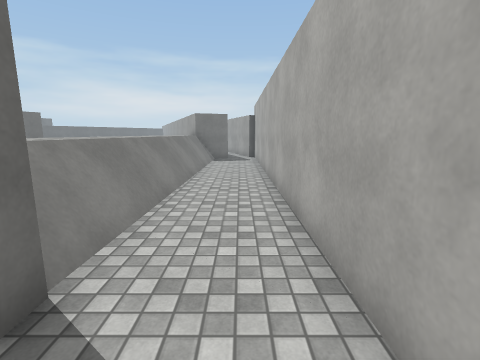
View 1 (above)

20 first-person views from a walk through a Unity game level. The camera is 1.5 m above the floor, tilts 10° down and sees 85° across. The floor is counted in squares, 1 m on a side. Each view is taken from the middle of a square. On the plan, view 1 faces up. The plan holds only what a view shows up to about 14 squares ahead; the rest is blank. The place goes on beyond the plan. The player character is not drawn. Surface patterns are stand-ins for the level's own textures.

View 2
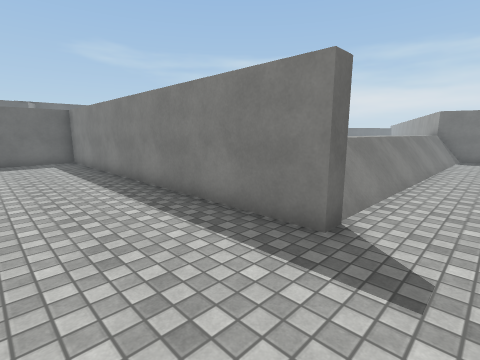

View 3
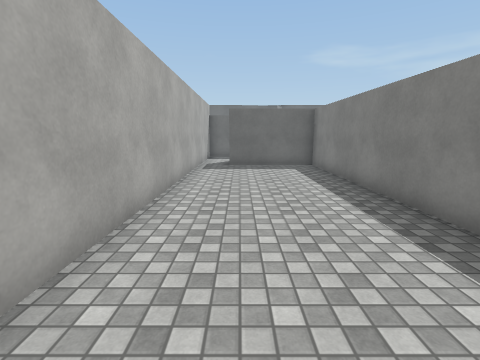

View 4
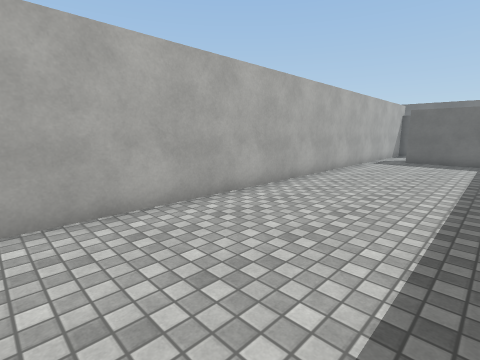

View 5
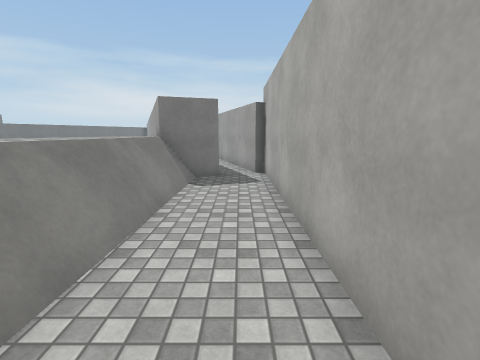

View 6
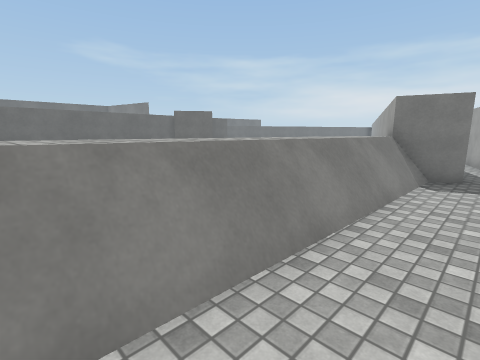

View 7
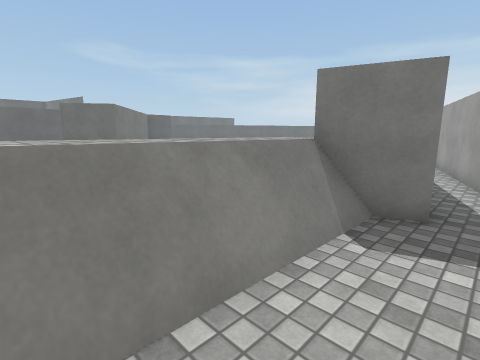

View 8
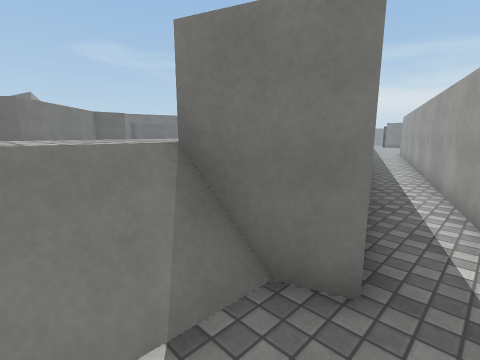

View 9
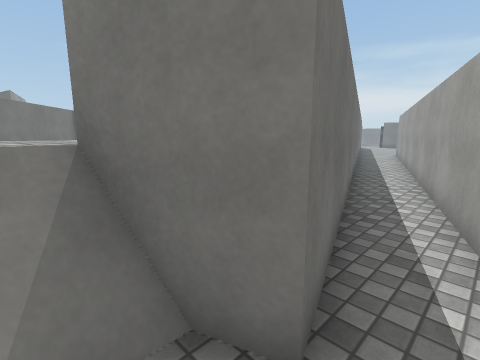

View 10
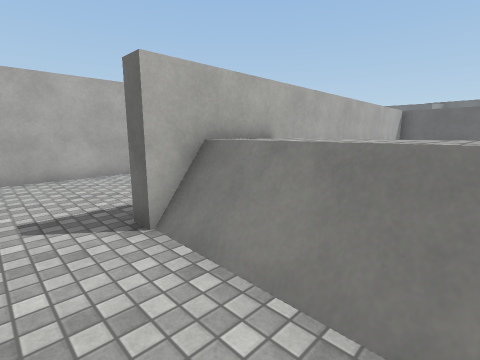

View 11
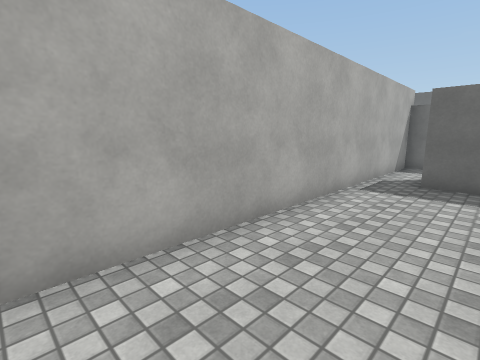

View 12
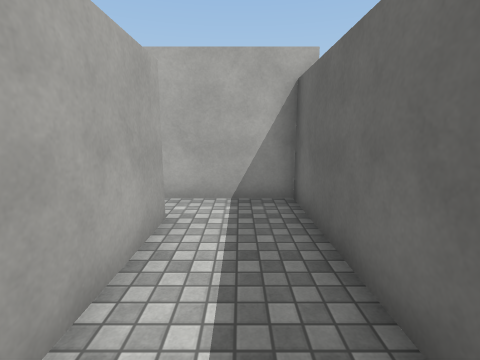

View 13
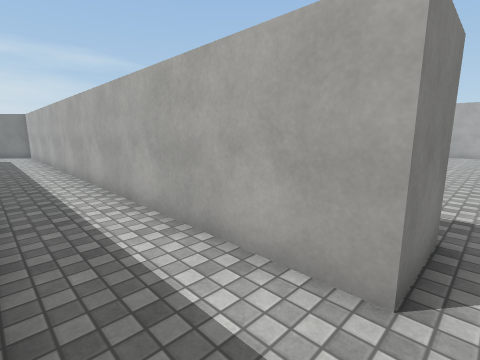

View 14
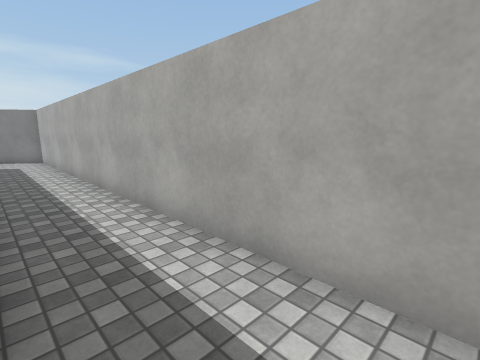

View 15
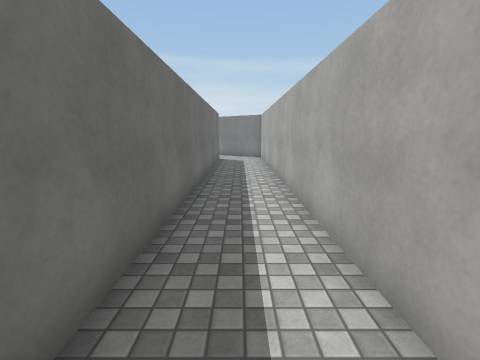

View 16
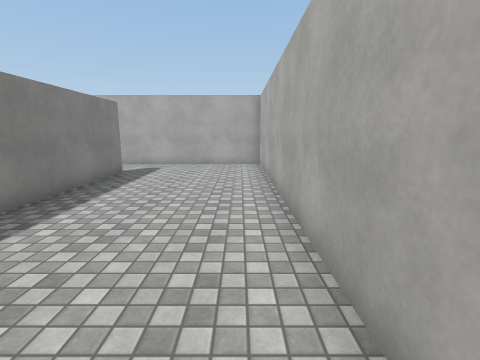

View 17
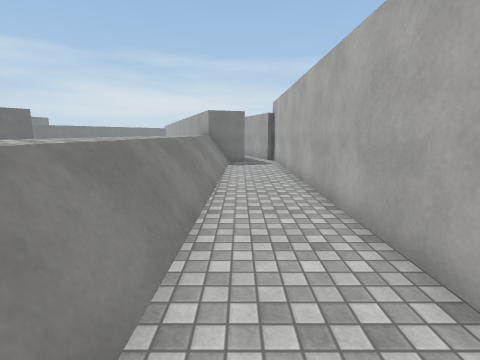

View 18
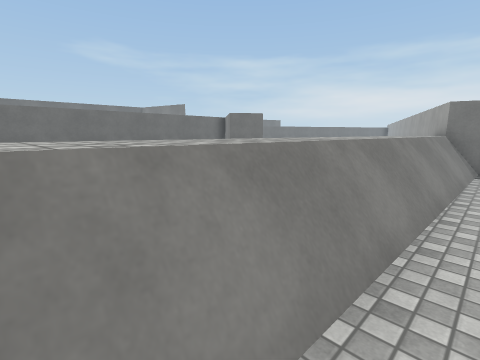

View 19
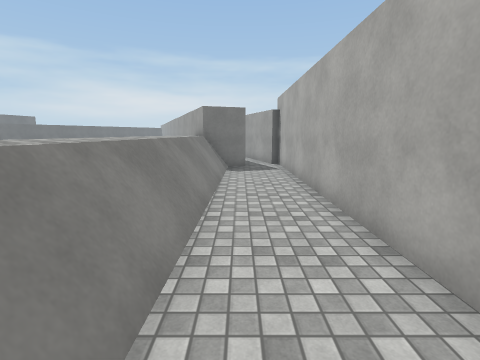

View 20
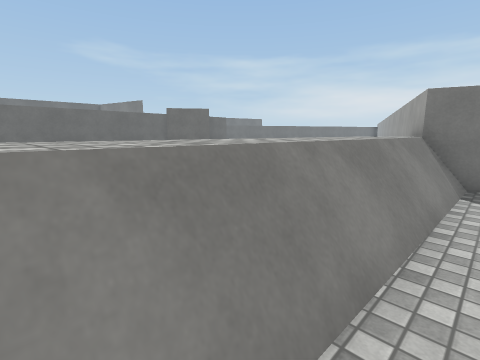

### Floor plan
Points are (right, up) in squares from view 1. A wall is a line through its corners. A room is listed if a view was taken in it or the views show most of it. See-through windows are left out.
Room 1 (views 1, 2, 3, 4, 5, 6, 7, 8, 9, 10, 11, 16, 17, 18, 19, 20)
walls: (-1.8, 2.2) (-1.8, 1.6) (-15.7, 1.5) (-15.7, -2.5); (-15.6, -4) (1.1, -4) (1, 17.3); (-2.5, 15.6) (-2.9, 2.1); (-2.4, 15.7) (-2.7, 2.1); (-2.2, 15.8) (-2.5, 2.1); (-1.1, 17.4) (-0.7, 16.3) (-2.6, 15.6); (0.6, 17.2) (0.2, 18.6)
low walls: (-2, 16) (-2.3, 2.1); (-1.8, 16.1) (-2.1, 2.2)
ways out: opening at (-16.5, -3) to room 2; opening at (0, 18) to room 3
Room 2 (views 12, 13, 14, 15)
walls: (-20.3, 15.1) (-20.3, -4) (-15.6, -4); (-15.7, -2.5) (-17.7, -2.5) (-17.7, 17.7) (-19.2, 18.9)
ways out: opening at (-16.5, -3) to room 1
Room 3 (no view inside)
walls: (0.2, 18.6) (-0.8, 21.6); (-2.6, 21.5) (-1.1, 17.4)
ways out: opening at (0, 18) to room 1

Positions as (right, up) in squares from view 1, and headings:
1: (0, 0), facing up
2: (0, -2), facing up-left
3: (-3, -2), facing left
4: (0, 1), facing down-left
5: (0, 7), facing up
6: (0, 6), facing up-left
7: (0, 11), facing up-left
8: (0, 14), facing up-left
9: (0, 15), facing up-left
10: (0, 6), facing down-left
11: (-7, -1), facing down-left
12: (-19, 2), facing down
13: (-20, -3), facing up-right
14: (-20, 1), facing up-right
15: (-19, 1), facing up
16: (-12, -3), facing right
17: (-1, 2), facing up
18: (-1, 3), facing up-left
19: (-1, 4), facing up
20: (-1, 7), facing up-left
